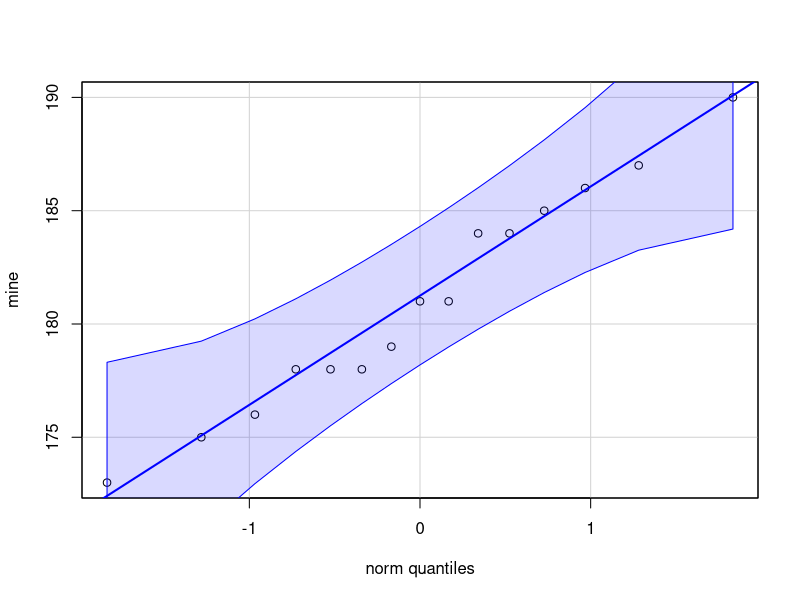
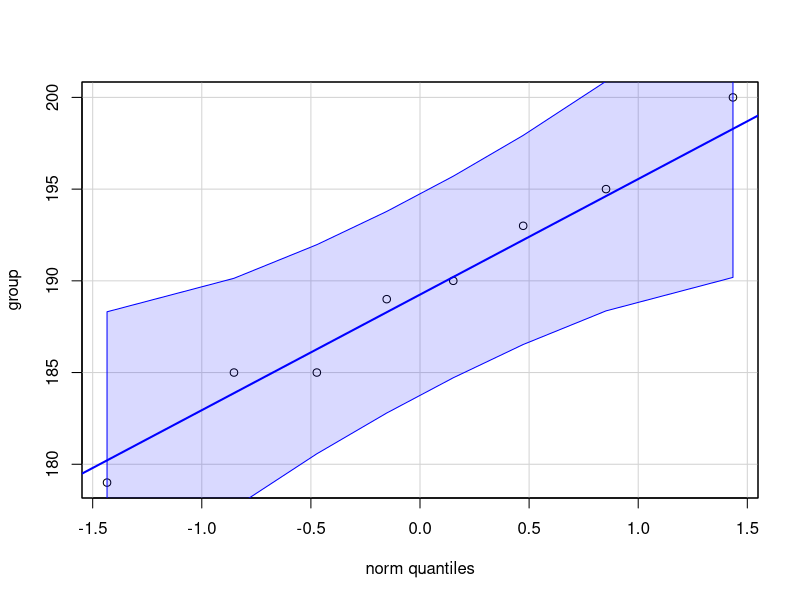
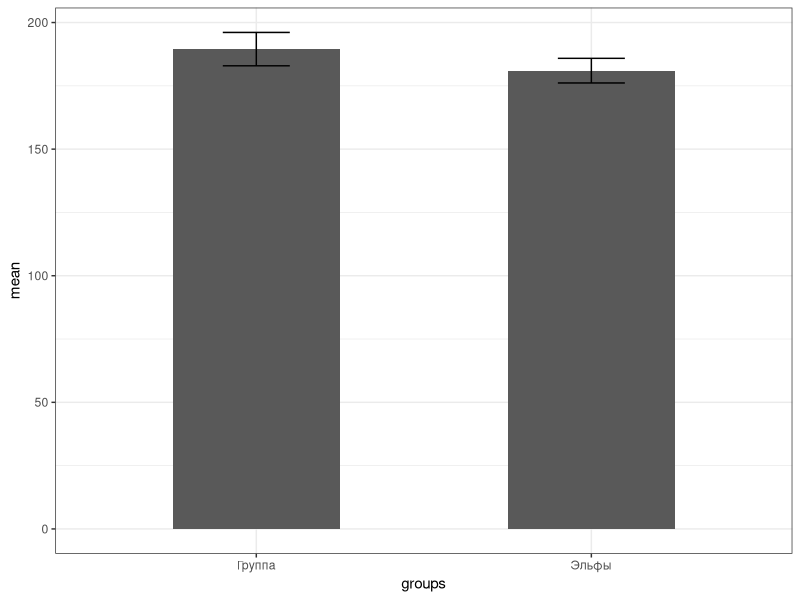

Generate these figures, in order, with R:
mine <- c(181, 176, 178, 190, 181, 173, 178, 178, 179, 186, 175, 184, 185, 187, 184)
group <- c(200, 193, 195, 189, 190, 185, 185, 179)

# H0: фигуры принадлежат нашей группе эльфов (средние значения выборок равны)
# H1: они не принадлежат (средние значения выборок не равны)

# Проверим, что выборки подлежат нормальному распределению
library(car)
qqPlot(mine, id = FALSE)
qqPlot(group, id = FALSE)

# Обе выборки нормально распределены, можем применять t-критерий
t.test(mine, group)

# Судя по полученным значениям, в частности p-value (0.008124), который меньше уровня
# значимости 0.05, можно сделать вывод о том, что H0 отвергается - разница
# между ростом значительна


# Нарисуем диаграммы
library(ggplot2)

plot_df <- data.frame(
  groups = c("Эльфы", "Группа"),
  mean = c(mean(mine), mean(group)),
  sd = c(sd(mine), sd(group))
)

ggplot(plot_df, aes(x = groups, y = mean)) +
  geom_bar(stat = "identity", width = 0.5) +
  geom_errorbar(aes(ymin = mean - sd, ymax = mean + sd), width=0.2) +
  theme_bw()
